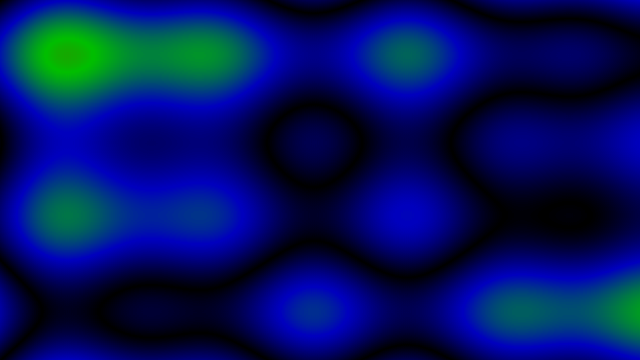
Frame 1 (no input)
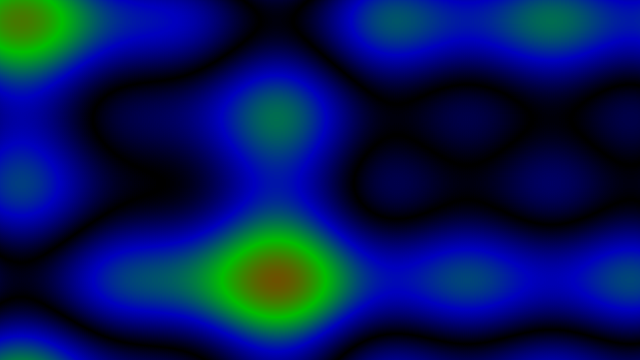
Frame 60 (the mouse pressed at the canvas centre just before this capture)
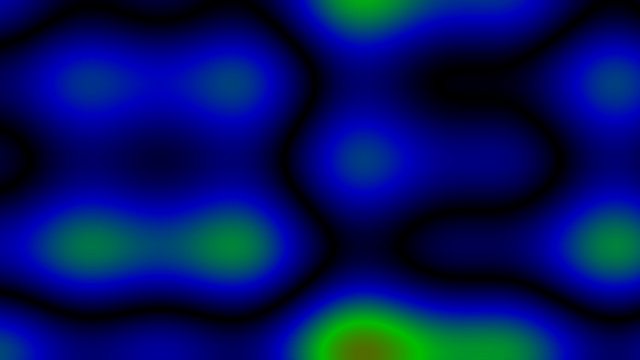
Frame 120 (the mouse held since frame 60 and released just before this capture)

The Processing sketch that drew these frames (run headless with seeded random() and noise(); from frame 60 on, the mouse is pressed at the canvas centre):

// Processing sketch: processing_103010
// ── processing_103010.pde

float DEGREES_TO_RADIANS = PI / 180;
float[] sine_table = new float[360];
color[] color_table = new color[256];
int constant = 0;

void FillSineTable()
{
  for (int x = 0; x < 360; x++)
  {
    sine_table[x] = sin((float) x * DEGREES_TO_RADIANS); 
  } 
}

void FillColorTable()
{
  for (int i = 0; i < 64; i++)
  {
     color_table[i] = color(0, 0, i * 3);
     color_table[i + 64] = color(0, i * 3, (63 - i) * 3);
     color_table[i + 64 + 64] = color(i * 3, (63 - i) * 3, 0);
     color_table[i + 64 + 64 + 64] = color((63 - i) * 3, 0, 0);
  } 
}

void setup()
{
  size(640, 360);
  background(0);
  FillSineTable();
  FillColorTable();
}

void draw()
{ 
  loadPixels();
  
  for (int x = 0; x < width; x++)
  {
    float horz_val = 20 * sine_table[ (x*2 + constant)     % 360] +
                     30 * sine_table[ (x   + constant / 2) % 360] +
                     40 * sine_table[ (x/2 + constant * 2) % 360];
    
    for (int y = 0; y < height; y++)
    {
      float vert_val = 40 * sine_table[ (y*2 + constant) % 360] +
                       30 * sine_table[ (y   + constant/2) % 360] +
                       20 * sine_table[ (y/2 + constant*2) % 360];
                         
      float final_val = abs(horz_val + vert_val);
      if (final_val > 255) final_val = 255;
      color c = color_table[(int) final_val];
      
      //stroke(c);
      //point(x, y);
      
      pixels[(y * width) + x] = c;
    }  
  }
  
  updatePixels();
  
  constant++;
}
